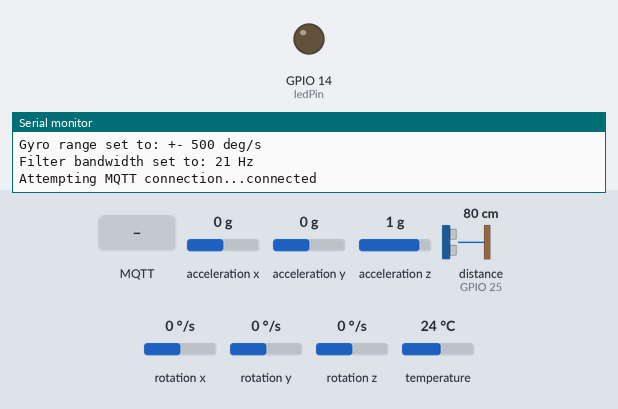
The sketch below on a simulated ESP32. On the bench: output pins drawn as LEDs (lit = HIGH), the last lines printed to the serial monitor. Inputs (shaded band) come from the test bench; at power-on: acceleration x 0 g, acceleration y 0 g, acceleration z 1 g, distance to the obstacle (sensor on GPIO 25) 80 cm, rotation x 0 °/s, rotation y 0 °/s, rotation z 0 °/s, temperature 24 °C. WiFi joins after 1.5 s; servers stay silent unless stated; no MQTT or app messages arrive unless stated.

Above: at 2.8 s.
2.9 s: MQTT message "on" arrives on the first subscribed topic
At 3.6 s:
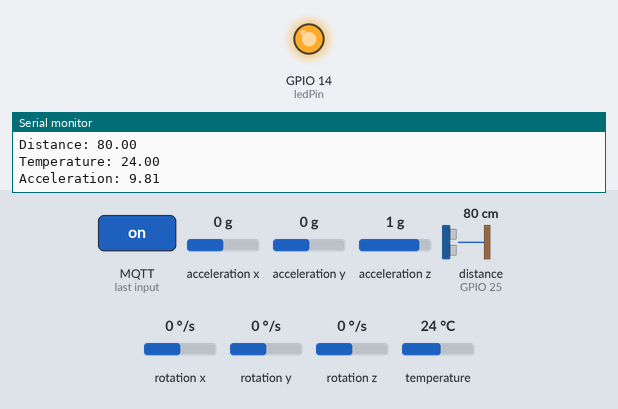
5.9 s: MQTT message "off" arrives on the first subscribed topic
At 7.1 s:
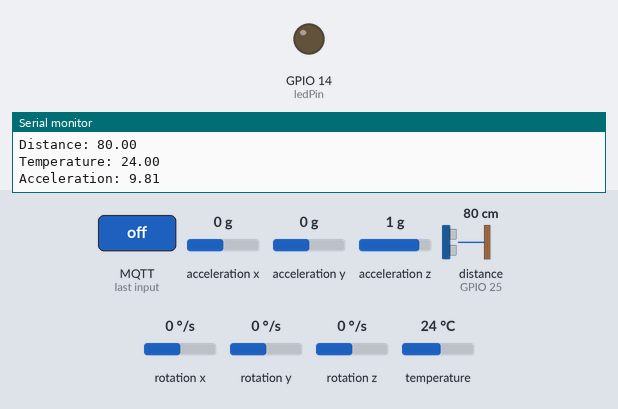
Timing chart, 0 to 8.9 s (numbered marks = the images above; inputs shaded):
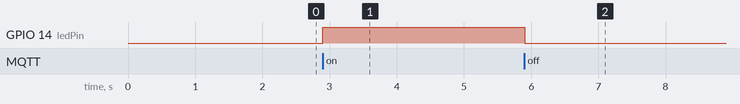

The sketch:

NodeRedCode.ino
```cpp
//********************************************************//
//*  University of Nottingham                            *//
//*  Department of Electrical and Electronic Engineering *//
//*  UoN EEEBot 2023                                     *//
//*                                                      *//
//*  ESP32 MQTT EEEBot Template                          *//
//*                                                      *//
//*  Nat Dacombe                                         *//
//********************************************************//

// the following code is modified from https://randomnerdtutorials.com by Rui Santos

#include <WiFi.h>
#include <PubSubClient.h>
#include <Wire.h>

// add your required sensor/component libraries here
#include <HCSR04.h>
#include <Adafruit_MPU6050.h>
#include <Adafruit_Sensor.h>
//#define constrain(amt,low,high)
// --

// replace the next variables with your SSID/Password combination
const char* ssid = "mrj_c18";                      //CHANGE ME
const char* password = "purple123";              //CHANGE ME

// add your MQTT Broker IP address, example:
//const char* mqtt_server = "192.168.1.144";
const char* mqtt_server = "192.168.2.1";          //CHANGE ME

WiFiClient espClient;
PubSubClient client(espClient);
long lastMsg = 0;
char msg[50];
int value = 0;

// LED Pin
const int ledPin = 14;
UltraSonicDistanceSensor distanceSensor(26, 25);
float distance = 0;
Adafruit_MPU6050 mpu;
float temperature = 0;
float acceleration = 0;


void setup() {
  Serial.begin(115200);
  setup_wifi();
  client.setServer(mqtt_server, 1883);
  client.setCallback(callback);
  pinMode(ledPin, OUTPUT);

  // Try to initialize!
  if (!mpu.begin()) {
    Serial.println("Failed to find MPU6050 chip");
    while (1) {
      delay(10);
    }
  }
  Serial.println("MPU6050 Found!");

  mpu.setAccelerometerRange(MPU6050_RANGE_8_G);
  Serial.print("Accelerometer range set to: ");
  switch (mpu.getAccelerometerRange()) {
  case MPU6050_RANGE_2_G:
    Serial.println("+-2G");
    break;
  case MPU6050_RANGE_4_G:
    Serial.println("+-4G");
    break;
  case MPU6050_RANGE_8_G:
    Serial.println("+-8G");
    break;
  case MPU6050_RANGE_16_G:
    Serial.println("+-16G");
    break;
  }
  mpu.setGyroRange(MPU6050_RANGE_500_DEG);
  Serial.print("Gyro range set to: ");
  switch (mpu.getGyroRange()) {
  case MPU6050_RANGE_250_DEG:
    Serial.println("+- 250 deg/s");
    break;
  case MPU6050_RANGE_500_DEG:
    Serial.println("+- 500 deg/s");
    break;
  case MPU6050_RANGE_1000_DEG:
    Serial.println("+- 1000 deg/s");
    break;
  case MPU6050_RANGE_2000_DEG:
    Serial.println("+- 2000 deg/s");
    break;
  }

  mpu.setFilterBandwidth(MPU6050_BAND_21_HZ);
  Serial.print("Filter bandwidth set to: ");
  switch (mpu.getFilterBandwidth()) {
  case MPU6050_BAND_260_HZ:
    Serial.println("260 Hz");
    break;
  case MPU6050_BAND_184_HZ:
    Serial.println("184 Hz");
    break;
  case MPU6050_BAND_94_HZ:
    Serial.println("94 Hz");
    break;
  case MPU6050_BAND_44_HZ:
    Serial.println("44 Hz");
    break;
  case MPU6050_BAND_21_HZ:
    Serial.println("21 Hz");
    break;
  case MPU6050_BAND_10_HZ:
    Serial.println("10 Hz");
    break;
  case MPU6050_BAND_5_HZ:
    Serial.println("5 Hz");
    break;
  }

  Serial.println("");
  delay(100);
}


void setup_wifi() {
  delay(10);
  // we start by connecting to a WiFi network
  Serial.println();
  Serial.print("Connecting to ");
  Serial.println(ssid);

  WiFi.begin(ssid, password);

  while (WiFi.status() != WL_CONNECTED) {
    delay(500);
    Serial.print(".");
  }

  Serial.println("");
  Serial.println("WiFi connected");
  Serial.println("IP address: ");
  Serial.println(WiFi.localIP());
}

void callback(char* topic, byte* message, unsigned int length) {
  Serial.print("Message arrived on topic: ");
  Serial.print(topic);
  Serial.print(". Message: ");
  String messageTemp;

  for (int i = 0; i < length; i++) {
    Serial.print((char)message[i]);
    messageTemp += (char)message[i];
  }
  Serial.println();

  // add your subscribed topics here i.e. statements to control GPIOs with MQTT
  // changes the output state according to the message
  if (String(topic) == "esp32/output") {
    Serial.print("Changing output to ");
    if(messageTemp == "on"){
      Serial.println("on");
      digitalWrite(ledPin, HIGH);
    }
    else if(messageTemp == "off"){
      Serial.println("off");
      digitalWrite(ledPin, LOW);
    }
  }
  // --
}

void reconnect() {
  // loop until we're reconnected
  while (!client.connected()) {
    Serial.print("Attempting MQTT connection...");
    // Attempt to connect
    if (client.connect("ESP32Client")) {
      Serial.println("connected");

      // add your subscribe topics here
      client.subscribe("esp32/output");

      // --

    } else {
      Serial.print("failed, rc=");
      Serial.print(client.state());
      Serial.println(" try again in 5 seconds");
      // Wait 5 seconds before retrying
      delay(5000);
    }
  }
}
void loop() {
  if (!client.connected()) {
    reconnect();
  }
  client.loop();

  long now = millis();
  if (now - lastMsg > 3000) {
    lastMsg = now;

    // add your own code here i.e. sensor measurements, publish topics & subscribe topics for GPIO control
    distance = distanceSensor.measureDistanceCm();
    char distString[8];
    dtostrf(distance, 1, 2, distString);
    Serial.print("Distance: ");
    Serial.println(distString);
    client.publish("esp32/distance", distString);

    /* Get new sensor events with the readings */
    sensors_event_t a, g, temp;
    mpu.getEvent(&a, &g, &temp);


    // convert the value to a char array
    temperature = temp.temperature;
    char tempString[8];
    dtostrf(temperature, 1, 2, tempString);
    Serial.print("Temperature: ");
    Serial.println(tempString);
    client.publish("esp32/temperature", tempString);

    acceleration = sqrt((a.acceleration.x * a.acceleration.x) + (a.acceleration.y * a.acceleration.y) + (a.acceleration.z * a.acceleration.z));
    char accString[8];
    dtostrf(acceleration, 1, 2, accString);
    Serial.print("Acceleration: ");
    Serial.println(accString);
    client.publish("esp32/acceleration", accString);

  }
}
```

Measured:
- after the input at 2.9 s, GPIO 14 (ledPin): LOW → HIGH at once
- after the input at 5.9 s, GPIO 14 (ledPin): HIGH → LOW at once
